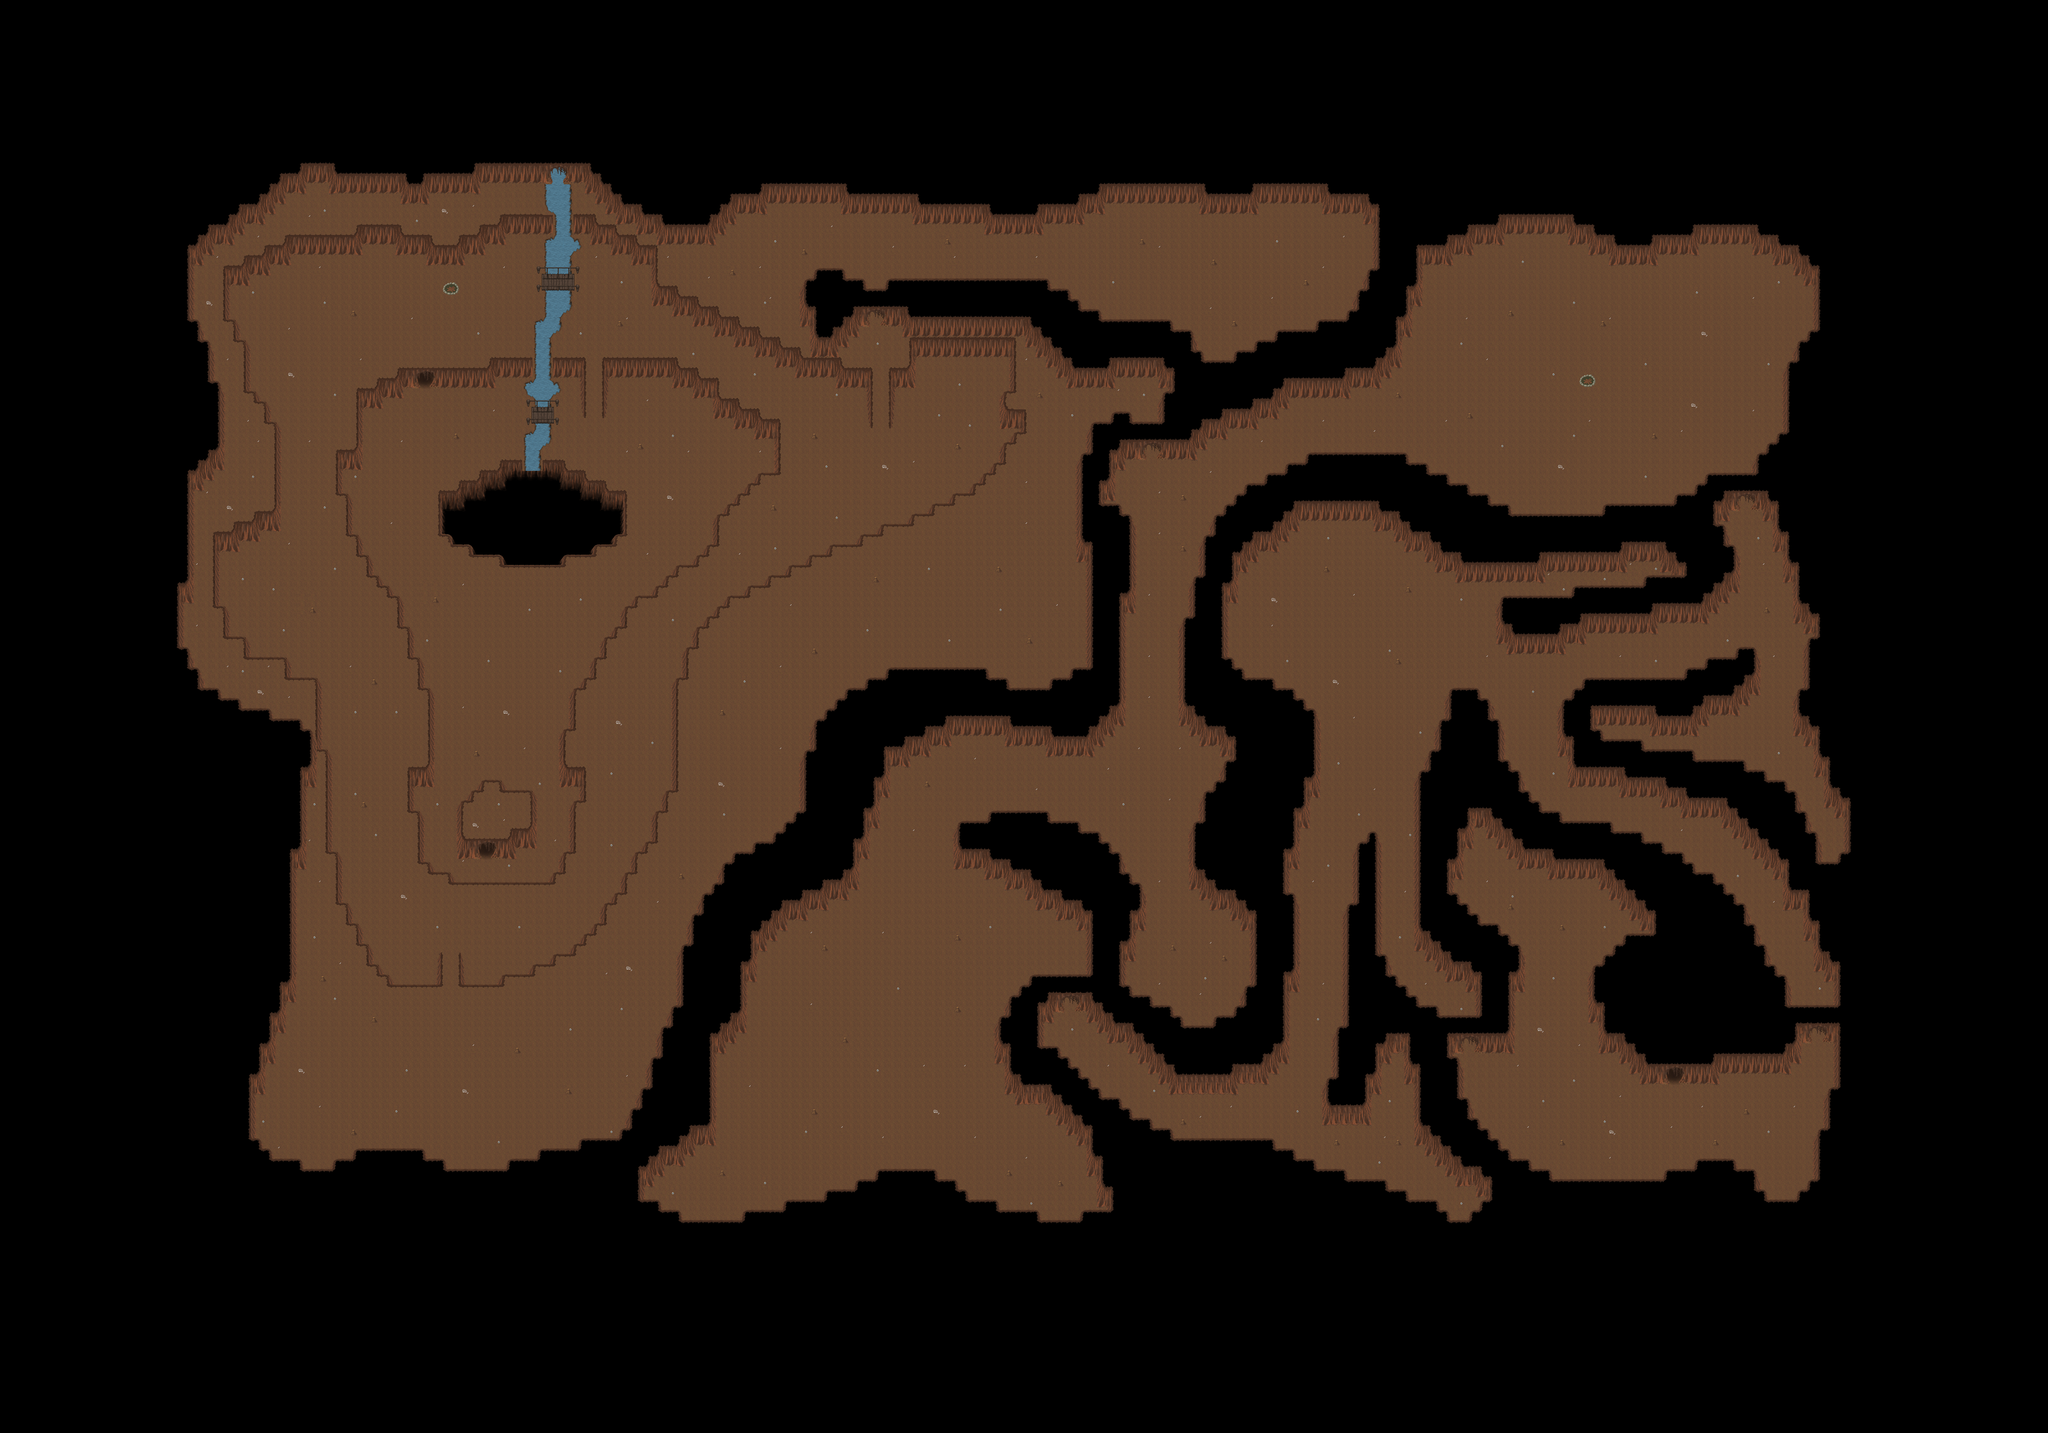

This game map was drawn from its Tiled (.tmx) file and the tilesets committed beside it. A one-line description and the trimmed map source follow:
An orthogonal 200x140 tile map with 32x32 px tiles, 3 tile layers (Ground, Fringe, Top), 1 hidden layer not drawn, 5 tilesets and 46 objects (23x spawn, 15x warp, 5x script, 3x PARTICLE_EFFECT).

<map version="1.0" orientation="orthogonal" width="200" height="140" tilewidth="32" tileheight="32">
 <properties>
  <property name="minimap" value="/graphics/minimaps/007-2.png" />
  <property name="music" value="faradize_-_darknight_castle.ogg" />
  <property name="music-old" value="finalman_and_yakslem-cavesong.ogg" />
  <property name="name" value="Caverna Assombrada" />
  <property name="overlay0image" value="graphics/images/ambient/spotlight.png" />
  <property name="overlay0parallax" value="0.0" />
  <property name="pasta" value="CavernaAssombrada" />
 </properties>
 <tileset firstgid="1" name="Colisao" tilewidth="32" tileheight="32">
  <image source="../graphics/tiles/collision.png" width="64" height="32" />
 </tileset>
 <tileset firstgid="3" name="Cave" tilewidth="32" tileheight="32">
  <image source="../graphics/tiles/cave.png" trans="ff00ff" width="512" height="256" />
 </tileset>
 <tileset firstgid="131" name="Cave 2" tilewidth="32" tileheight="32">
  <image source="../graphics/tiles/cave_bilevel.png" width="512" height="512" />
 </tileset>
 <tileset firstgid="387" name="Cave x2" tilewidth="32" tileheight="64">
  <image source="../graphics/tiles/cave_x2.png" width="512" height="64" />
 </tileset>
 <tileset firstgid="403" name="Objetos" tilewidth="32" tileheight="32">
  <image source="../graphics/tiles/objetos_caverna.png" width="512" height="128" />
 </tileset>
 <layer name="Ground" width="200" height="140">
  <data>[28000 cells, 28000 non-empty, 125 distinct tile ids]</data>
 </layer>
 <layer name="Fringe" width="200" height="140">
  <data>[28000 cells, 832 non-empty, 101 distinct tile ids]</data>
 </layer>
 <layer name="Top" width="200" height="140">
  <data>[28000 cells, 798 non-empty, 5 distinct tile ids]</data>
 </layer>
 <layer name="Collision" width="200" height="140" visible="0" opacity="0.5">
  <data>[28000 cells, 19973 non-empty, 2 distinct tile ids]</data>
 </layer>
 <objectgroup name="Objects" width="0" height="0" visible="0">
  <object name="graphics/particles/waterfall-2x2.particle.xml" type="PARTICLE_EFFECT" x="1760" y="736" />
  <object name="graphics/particles/waterfall-2x2.particle.xml" type="PARTICLE_EFFECT" x="1696" y="1184" />
  <object name="graphics/particles/waterfall-semfundo-2x2.particle.xml" type="PARTICLE_EFFECT" x="1664" y="1504" />
  <object name="ParaFora" type="warp" x="5216" y="3360" width="32" height="32">
   <properties>
    <property name="dest_map" value="007-1" />
    <property name="dest_x" value="2016" />
    <property name="dest_y" value="1824" />
   </properties>
  </object>
  <object name="paraSala" type="warp" x="5664" y="3232" width="32" height="32">
   <properties>
    <property name="dest_map" value="007-2" />
    <property name="dest_x" value="5664" />
    <property name="dest_y" value="3136" />
   </properties>
  </object>
  <object name="paraSala" type="warp" x="4576" y="3264" width="32" height="32">
   <properties>
    <property name="dest_map" value="007-2" />
    <property name="dest_x" value="4576" />
    <property name="dest_y" value="3168" />
   </properties>
  </object>
  <object name="paraSala" type="warp" x="5440" y="1568" width="32" height="32">
   <properties>
    <property name="dest_map" value="007-2" />
    <property name="dest_x" value="5440" />
    <property name="dest_y" value="1472" />
   </properties>
  </object>
  <object name="paraSala" type="warp" x="3584" y="1408" width="32" height="32">
   <properties>
    <property name="dest_map" value="007-2" />
    <property name="dest_x" value="3584" />
    <property name="dest_y" value="1312" />
   </properties>
  </object>
  <object name="paraSala" type="warp" x="3328" y="3136" width="32" height="32">
   <properties>
    <property name="dest_map" value="007-2" />
    <property name="dest_x" value="3328" />
    <property name="dest_y" value="3040" />
   </properties>
  </object>
  <object name="paraForaSala" type="warp" x="3328" y="3040" width="32" height="32">
   <properties>
    <property name="dest_map" value="007-2" />
    <property name="dest_x" value="3328" />
    <property name="dest_y" value="3136" />
   </properties>
  </object>
  <object name="paraForaSala" type="warp" x="4576" y="3168" width="32" height="32">
   <properties>
    <property name="dest_map" value="007-2" />
    <property name="dest_x" value="4576" />
    <property name="dest_y" value="3264" />
   </properties>
  </object>
  <object name="paraForaSala" type="warp" x="5664" y="3136" width="32" height="32">
   <properties>
    <property name="dest_map" value="007-2" />
    <property name="dest_x" value="5664" />
    <property name="dest_y" value="3232" />
   </properties>
  </object>
  <object name="paraForaSala" type="warp" x="5440" y="1472" width="32" height="32">
   <properties>
    <property name="dest_map" value="007-2" />
    <property name="dest_x" value="5440" />
    <property name="dest_y" value="1568" />
   </properties>
  </object>
  <object name="paraForaSala" type="warp" x="3584" y="1312" width="32" height="32">
   <properties>
    <property name="dest_map" value="007-2" />
    <property name="dest_x" value="3584" />
    <property name="dest_y" value="1408" />
   </properties>
  </object>
  <object name="paraSalaMorte" type="warp" x="2720" y="992" width="32" height="32">
   <properties>
    <property name="dest_map" value="007-2" />
    <property name="dest_x" value="2720" />
    <property name="dest_y" value="896" />
   </properties>
  </object>
  <object name="paraForaSala" type="warp" x="2720" y="896" width="32" height="32">
   <properties>
    <property name="dest_map" value="007-2" />
    <property name="dest_x" value="2720" />
    <property name="dest_y" value="992" />
   </properties>
  </object>
  <object name="paraBruxa" type="warp" x="1312" y="1184" width="32" height="32">
   <properties>
    <property name="dest_map" value="007-3" />
    <property name="dest_x" value="3200" />
    <property name="dest_y" value="1504" />
   </properties>
  </object>
  <object name="paraSalaPirata" type="warp" x="1504" y="2656" width="32" height="32">
   <properties>
    <property name="dest_map" value="007-3" />
    <property name="dest_x" value="3104" />
    <property name="dest_y" value="2528" />
   </properties>
  </object>
  <object name="Morte (2)" type="spawn" x="3264" y="640" width="1024" height="512">
   <properties>
    <property name="max_beings" value="2" />
    <property name="monster_id" value="311" />
   </properties>
  </object>
  <object name="Esqueleto (6)" type="spawn" x="4736" y="2720" width="448" height="992">
   <properties>
    <property name="max_beings" value="6" />
    <property name="monster_id" value="300" />
   </properties>
  </object>
  <object name="Esqueleto (5)" type="spawn" x="4576" y="2112" width="1184" height="480">
   <properties>
    <property name="max_beings" value="5" />
    <property name="monster_id" value="300" />
   </properties>
  </object>
  <object name="Esqueleto (2)" type="spawn" x="5216" y="2624" width="512" height="544">
   <properties>
    <property name="max_beings" value="2" />
    <property name="monster_id" value="300" />
   </properties>
  </object>
  <object name="Esqueleto (5)" type="spawn" x="4576" y="1632" width="1184" height="448">
   <properties>
    <property name="max_beings" value="5" />
    <property name="monster_id" value="300" />
   </properties>
  </object>
  <object name="Esqueleto Arqueiro (6)" type="spawn" x="3840" y="1632" width="704" height="960">
   <properties>
    <property name="max_beings" value="6" />
    <property name="monster_id" value="302" />
   </properties>
  </object>
  </objectgroup>
 <objectgroup name="pedraEmanar" width="200" height="140">
  <!-- 5 objects omitted --></objectgroup>
</map>
<!-- 22 of 46 objects omitted -->
